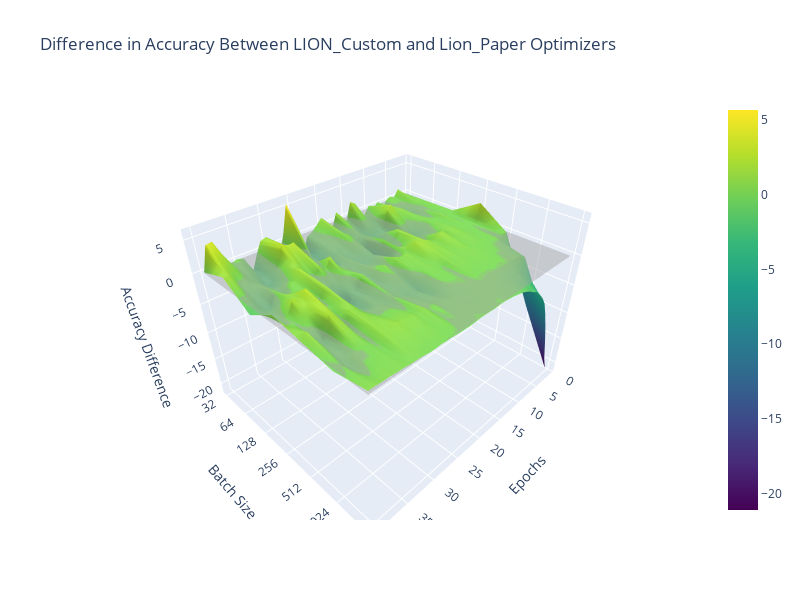

Notebook cell for this chart:
### Code cell
import json
import numpy as np
import plotly.graph_objs as go

# File names
file_names = [
    "lion_batchSize_ablation_valid_accuracy.json",
    "lionInbuilt_batchSize_ablation_valid_accuracy.json"
]

# Initialize lists to store data for both files
data_adamW = []
data_lion = []

# Load data from both files
for file_name in file_names:
    with open(f'{file_name}', 'r') as file:
        data = json.load(file)
        if "lionInbuilt" in file_name:
            data_adamW = [values for lr, values in data.items()]
        elif "lion_batch" in file_name:
            data_lion = [values for lr, values in data.items()]
""
# Convert the accuracy data to 2D NumPy arrays
accuracy_data_adamW = np.array(data_adamW)
accuracy_data_lion = np.array(data_lion)

# Calculate the difference
accuracy_difference = accuracy_data_lion - accuracy_data_adamW


# Create a 2D grid for X and Y (epochs and Batch Sizes)
epochs = np.arange(1, len(accuracy_difference[0]) + 1)
learning_rates = np.array([str(lr) for lr in data.keys()])


# Create a trace for the 3D surface plot of the difference
trace_diff = go.Surface(x=epochs, y=learning_rates,
                        z=accuracy_difference, colorscale='Viridis')


# Create a trace for the light shape plane at z = 0
z_zero_plane = np.zeros(accuracy_difference.shape)
trace_zero_plane = go.Surface(
    x=epochs,
    y=learning_rates,
    z=z_zero_plane,
    colorscale='Greys',
    showscale=False,
    opacity=0.5
)


# Create a layout for the plot
layout_diff = go.Layout(
    scene=dict(
        xaxis=dict(title='Epochs'),
        yaxis=dict(title='Batch Size'),
        zaxis=dict(title='Accuracy Difference'),
    ),
    title='Difference in Accuracy Between LION_Custom and Lion_Paper Optimizers',
    width=800,  # Set the width of the plot
    height=600,  # Set the height of the plot
)

# Create a figure and add the traces with the layouts
fig_diff = go.Figure(data=[trace_diff, trace_zero_plane], layout=layout_diff)
fig_diff.show()

### Figure 1 — Plotly figure (JSON) as saved in the notebook; plotly's stock layout.template omitted (floating-point values rounded to 4 significant figures; data arrays with more than 128 entries replaced by an {"elided": "..."} marker saying what was removed)
{"data": [{"colorscale": [[0, "#440154"], [0.1111, "#482878"], [0.2222, "#3e4989"], [0.3333, "#31688e"], [0.4444, "#26828e"], [0.5556, "#1f9e89"], [0.6667, "#35b779"], [0.7778, "#6ece58"], [0.8889, "#b5de2b"], [1, "#fde725"]], "type": "surface", "x": [1, 2, 3, 4, 5, 6, 7, 8, 9, 10, 11, 12, 13, 14, 15, 16, 17, 18, 19, 20, 21, 22, 23, 24, 25, 26, 27, 28, 29, 30, 31, 32, 33, 34, 35, 36, 37, 38, 39, 40], "y": ["32", "64", "128", "256", "512", "1024", "2048"], "z": {"elided": "7x40 float values"}}, {"colorscale": [[0, "rgb(255,255,255)"], [0.125, "rgb(240,240,240)"], [0.25, "rgb(217,217,217)"], [0.375, "rgb(189,189,189)"], [0.5, "rgb(150,150,150)"], [0.625, "rgb(115,115,115)"], [0.75, "rgb(82,82,82)"], [0.875, "rgb(37,37,37)"], [1, "rgb(0,0,0)"]], "opacity": 0.5, "showscale": false, "type": "surface", "x": [1, 2, 3, 4, 5, 6, 7, 8, 9, 10, 11, 12, 13, 14, 15, 16, 17, 18, 19, 20, 21, 22, 23, 24, 25, 26, 27, 28, 29, 30, 31, 32, 33, 34, 35, 36, 37, 38, 39, 40], "y": ["32", "64", "128", "256", "512", "1024", "2048"], "z": {"elided": "7x40 int values"}}], "layout": {"height": 600, "scene": {"xaxis": {"title": {"text": "Epochs"}}, "yaxis": {"title": {"text": "Batch Size"}}, "zaxis": {"title": {"text": "Accuracy Difference"}}}, "title": {"text": "Difference in Accuracy Between LION_Custom and Lion_Paper Optimizers"}, "width": 800}}
